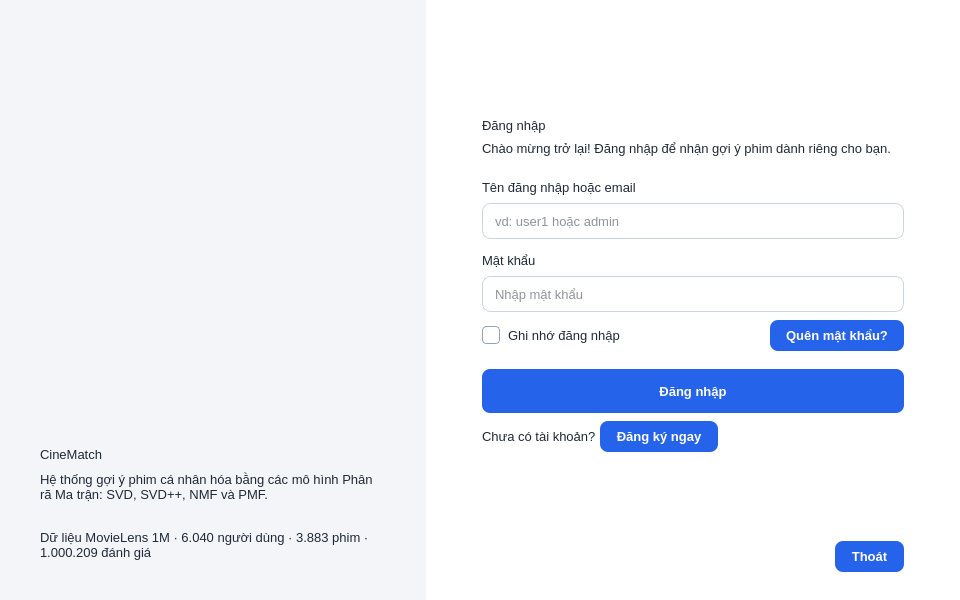
<?xml version="1.0" encoding="UTF-8"?>
<ui version="4.0">
 <class>MainWindow</class>
 <widget class="QMainWindow" name="MainWindow">
  <property name="geometry">
   <rect>
    <x>0</x>
    <y>0</y>
    <width>960</width>
    <height>600</height>
   </rect>
  </property>
  <property name="minimumSize">
   <size>
    <width>900</width>
    <height>560</height>
   </size>
  </property>
  <property name="windowTitle">
   <string>CineMatch - Đăng nhập</string>
  </property>
  <property name="windowIcon">
   <iconset>
    <normaloff>../images/ic_logo.png</normaloff>
    ../images/ic_logo.png
   </iconset>
  </property>
  <property name="styleSheet">
   <string notr="true">QMainWindow { background-color: #F3F5F9; }
QWidget { font-family: "Segoe UI"; font-size: 10pt; color: #1F2937; }
QWidget#centralwidget { background-color: #F3F5F9; }
QLabel { background: transparent; }
QLabel[role="title"] { font-size: 20pt; font-weight: 700; color: #111827; }
QLabel[role="subtitle"] { font-size: 10pt; color: #6B7280; }
QLabel[role="field"] { font-weight: 600; color: #374151; }
QLabel[role="section"] { font-size: 13pt; font-weight: 700; color: #1F2A44; }
QLabel[role="step"] { font-size: 11pt; font-weight: 700; color: #2563EB; }
QLabel[role="muted"] { color: #6B7280; }
QLabel[role="pageTitle"] { font-size: 15pt; font-weight: 700; color: #111827; }
QLabel[role="info"] { background-color: #FFFBEB; border: 1px solid #FDE68A; border-radius: 10px; padding: 10px 14px; color: #92400E; }
QLineEdit, QComboBox, QSpinBox { background-color: #FFFFFF; border: 1px solid #CBD5E1; border-radius: 8px; padding: 7px 10px; min-height: 20px; }
QLineEdit:focus, QComboBox:focus, QSpinBox:focus { border: 1px solid #2563EB; }
QLineEdit:disabled, QComboBox:disabled { background-color: #F1F5F9; color: #94A3B8; }
QLineEdit[readOnly="true"] { background-color: #F8FAFC; color: #64748B; }
QComboBox::drop-down { border: none; width: 26px; }
QComboBox QAbstractItemView { background-color: #FFFFFF; border: 1px solid #CBD5E1; selection-background-color: #DBEAFE; selection-color: #111827; outline: 0; }
QPushButton { background-color: #2563EB; color: #FFFFFF; border: none; border-radius: 8px; padding: 8px 16px; font-weight: 600; }
QPushButton:hover { background-color: #1D4ED8; }
QPushButton:pressed { background-color: #1E40AF; }
QPushButton:disabled { background-color: #BFDBFE; color: #EFF6FF; }
QPushButton[secondary="true"] { background-color: #FFFFFF; color: #2563EB; border: 1px solid #93C5FD; }
QPushButton[secondary="true"]:hover { background-color: #EFF6FF; border: 1px solid #2563EB; }
QPushButton[secondary="true"]:disabled { color: #94A3B8; border: 1px solid #E2E8F0; background-color: #F8FAFC; }
QPushButton[danger="true"] { background-color: #DC2626; }
QPushButton[danger="true"]:hover { background-color: #B91C1C; }
QPushButton[success="true"] { background-color: #16A34A; }
QPushButton[success="true"]:hover { background-color: #15803D; }
QPushButton[dangerOutline="true"] { background-color: #FFFFFF; color: #DC2626; border: 1px solid #FCA5A5; }
QPushButton[dangerOutline="true"]:hover { background-color: #FEF2F2; border: 1px solid #DC2626; }
QPushButton[link="true"] { background-color: transparent; color: #2563EB; padding: 2px 4px; border: none; font-weight: 600; }
QPushButton[link="true"]:hover { color: #1E40AF; text-decoration: underline; }
QCheckBox, QRadioButton { spacing: 8px; background: transparent; }
QCheckBox::indicator, QRadioButton::indicator { width: 16px; height: 16px; }
QCheckBox::indicator { border: 1px solid #94A3B8; border-radius: 4px; background-color: #FFFFFF; }
QCheckBox::indicator:checked { border: 1px solid #2563EB; background-color: #2563EB; image: url(../images/ic_tick.png); }
QRadioButton::indicator { border: 1px solid #94A3B8; border-radius: 8px; background-color: #FFFFFF; }
QRadioButton::indicator:checked { border: 1px solid #2563EB; background-color: qradialgradient(cx:0.5, cy:0.5, radius:0.5, fx:0.5, fy:0.5, stop:0 #2563EB, stop:0.55 #2563EB, stop:0.65 #FFFFFF, stop:1 #FFFFFF); }
QSpinBox { padding-right: 24px; }
QSpinBox::up-button, QSpinBox::down-button { subcontrol-origin: border; width: 22px; border: none; background: transparent; }
QSpinBox::up-button { subcontrol-position: top right; }
QSpinBox::down-button { subcontrol-position: bottom right; }
QSpinBox::up-arrow { image: url(../images/ic_up.png); width: 14px; height: 14px; }
QSpinBox::down-arrow { image: url(../images/ic_down.png); width: 14px; height: 14px; }
QFrame[card="true"] { background-color: #FFFFFF; border: 1px solid #E5E7EB; border-radius: 12px; }
QGroupBox { background-color: #FFFFFF; border: 1px solid #E5E7EB; border-radius: 12px; margin-top: 24px; padding: 16px 12px 12px 12px; font-size: 11pt; font-weight: 700; color: #1F2A44; }
QGroupBox::title { subcontrol-origin: margin; subcontrol-position: top left; left: 12px; padding: 0px 6px; }
QTableWidget { background-color: #FFFFFF; border: 1px solid #E5E7EB; border-radius: 10px; gridline-color: #F1F5F9; alternate-background-color: #F8FAFC; selection-background-color: #DBEAFE; selection-color: #111827; }
QHeaderView::section { background-color: #EEF2FF; color: #1F2A44; font-weight: 700; padding: 7px 6px; border: none; border-right: 1px solid #E0E7FF; border-bottom: 1px solid #E0E7FF; }
QTabWidget::pane { border: none; background: transparent; }
QTabBar::tab { background: transparent; color: #64748B; padding: 10px 22px; font-weight: 700; border: none; border-bottom: 3px solid transparent; margin-right: 6px; }
QTabBar::tab:selected { color: #2563EB; border-bottom: 3px solid #2563EB; }
QTabBar::tab:hover { color: #1D4ED8; }
QScrollArea { border: none; background: transparent; }
QWidget#scrollAreaHomeContents { background: transparent; }
QStatusBar { background-color: #FFFFFF; color: #64748B; border-top: 1px solid #E5E7EB; }
QListWidget { background-color: #FFFFFF; border: 1px solid #E5E7EB; border-radius: 10px; padding: 6px; outline: 0; }
QListWidget::item { padding: 8px 8px; border-radius: 6px; }
QListWidget::item:selected { background-color: #DBEAFE; color: #1E3A8A; }
QListWidget::item:hover { background-color: #F1F5F9; }
QFrame#frameHeader { background-color: #FFFFFF; border-bottom: 1px solid #E5E7EB; }
QFrame#frameSidebar { background-color: #1F2A44; }
QFrame#frameForm { background-color: #FFFFFF; }
QFrame#frameBanner { border-image: url(../images/ic_banner.png) 0 0 0 0 stretch stretch; }
QLabel[banner="title"] { color: #FFFFFF; font-size: 28pt; font-weight: 800; }
QLabel[banner="text"] { color: #E2E8F0; font-size: 11pt; }
QLabel[banner="foot"] { color: #94A3B8; font-size: 9pt; }
QLabel#labelSidebarTitle { color: #FFFFFF; font-size: 14pt; font-weight: 800; }
QLabel#labelSidebarSub { color: #94A3B8; font-size: 9pt; }
QPushButton[nav="true"] { background-color: transparent; color: #CBD5E1; text-align: left; padding: 11px 14px; border-radius: 8px; font-weight: 600; }
QPushButton[nav="true"]:hover { background-color: #2C3A5C; color: #FFFFFF; }
QPushButton[active="true"] { background-color: #2563EB; color: #FFFFFF; }
QLabel[kpi="value"] { font-size: 19pt; font-weight: 800; color: #111827; }
QLabel[kpi="caption"] { font-size: 9pt; font-weight: 600; color: #6B7280; }
QFrame#framePredict { background-color: #FFFBEB; border: 1px solid #FDE68A; border-radius: 12px; }
QLabel#labelPredictValue { font-size: 26pt; font-weight: 800; color: #B45309; }
QLabel#labelPredictCaption { font-weight: 700; color: #92400E; }</string>
  </property>
  <widget class="QWidget" name="centralwidget">
   <layout class="QHBoxLayout" name="horizontalLayout">
    <property name="leftMargin">
     <number>0</number>
    </property>
    <property name="topMargin">
     <number>0</number>
    </property>
    <property name="rightMargin">
     <number>0</number>
    </property>
    <property name="bottomMargin">
     <number>0</number>
    </property>
    <item>
     <widget class="QFrame" name="frameBanner">
      <property name="minimumSize">
       <size>
        <width>420</width>
        <height>0</height>
       </size>
      </property>
      <property name="maximumSize">
       <size>
        <width>440</width>
        <height>16777215</height>
       </size>
      </property>
      <layout class="QVBoxLayout" name="verticalLayoutBanner">
       <property name="spacing">
        <number>10</number>
       </property>
       <property name="leftMargin">
        <number>40</number>
       </property>
       <property name="topMargin">
        <number>40</number>
       </property>
       <property name="rightMargin">
        <number>40</number>
       </property>
       <property name="bottomMargin">
        <number>40</number>
       </property>
       <item>
        <widget class="QLabel" name="labelLogo">
         <property name="minimumSize">
          <size>
           <width>72</width>
           <height>72</height>
          </size>
         </property>
         <property name="maximumSize">
          <size>
           <width>72</width>
           <height>72</height>
          </size>
         </property>
         <property name="text">
          <string/>
         </property>
         <property name="pixmap">
          <pixmap>../images/ic_logo.png</pixmap>
         </property>
         <property name="scaledContents">
          <bool>true</bool>
         </property>
        </widget>
       </item>
       <item>
        <spacer name="verticalSpacer">
         <property name="orientation">
          <enum>Qt::Vertical</enum>
         </property>
         <property name="sizeHint" stdset="0">
          <size>
           <width>20</width>
           <height>20</height>
          </size>
         </property>
        </spacer>
       </item>
       <item>
        <widget class="QLabel" name="labelBannerTitle">
         <property name="text">
          <string>CineMatch</string>
         </property>
         <property name="banner" stdset="0">
          <string notr="true">title</string>
         </property>
        </widget>
       </item>
       <item>
        <widget class="QLabel" name="labelBannerText">
         <property name="text">
          <string>Hệ thống gợi ý phim cá nhân hóa bằng các mô hình Phân rã Ma trận: SVD, SVD++, NMF và PMF.</string>
         </property>
         <property name="wordWrap">
          <bool>true</bool>
         </property>
         <property name="banner" stdset="0">
          <string notr="true">text</string>
         </property>
        </widget>
       </item>
       <item>
        <spacer name="verticalSpacer_2">
         <property name="orientation">
          <enum>Qt::Vertical</enum>
         </property>
         <property name="sizeType">
          <enum>QSizePolicy::Fixed</enum>
         </property>
         <property name="sizeHint" stdset="0">
          <size>
           <width>20</width>
           <height>18</height>
          </size>
         </property>
        </spacer>
       </item>
       <item>
        <widget class="QLabel" name="labelBannerFoot">
         <property name="text">
          <string>Dữ liệu MovieLens 1M · 6.040 người dùng · 3.883 phim · 1.000.209 đánh giá</string>
         </property>
         <property name="wordWrap">
          <bool>true</bool>
         </property>
         <property name="banner" stdset="0">
          <string notr="true">foot</string>
         </property>
        </widget>
       </item>
      </layout>
     </widget>
    </item>
    <item>
     <widget class="QFrame" name="frameForm">
      <layout class="QVBoxLayout" name="verticalLayoutForm">
       <property name="spacing">
        <number>8</number>
       </property>
       <property name="leftMargin">
        <number>56</number>
       </property>
       <property name="topMargin">
        <number>36</number>
       </property>
       <property name="rightMargin">
        <number>56</number>
       </property>
       <property name="bottomMargin">
        <number>28</number>
       </property>
       <item>
        <spacer name="verticalSpacer_3">
         <property name="orientation">
          <enum>Qt::Vertical</enum>
         </property>
         <property name="sizeHint" stdset="0">
          <size>
           <width>20</width>
           <height>20</height>
          </size>
         </property>
        </spacer>
       </item>
       <item>
        <widget class="QLabel" name="labelTitle">
         <property name="text">
          <string>Đăng nhập</string>
         </property>
         <property name="role" stdset="0">
          <string notr="true">title</string>
         </property>
        </widget>
       </item>
       <item>
        <widget class="QLabel" name="labelSubtitle">
         <property name="text">
          <string>Chào mừng trở lại! Đăng nhập để nhận gợi ý phim dành riêng cho bạn.</string>
         </property>
         <property name="role" stdset="0">
          <string notr="true">subtitle</string>
         </property>
         <property name="wordWrap">
          <bool>true</bool>
         </property>
        </widget>
       </item>
       <item>
        <spacer name="verticalSpacer_4">
         <property name="orientation">
          <enum>Qt::Vertical</enum>
         </property>
         <property name="sizeType">
          <enum>QSizePolicy::Fixed</enum>
         </property>
         <property name="sizeHint" stdset="0">
          <size>
           <width>20</width>
           <height>16</height>
          </size>
         </property>
        </spacer>
       </item>
       <item>
        <widget class="QLabel" name="label_3">
         <property name="text">
          <string>Tên đăng nhập hoặc email</string>
         </property>
         <property name="role" stdset="0">
          <string notr="true">field</string>
         </property>
        </widget>
       </item>
       <item>
        <widget class="QLineEdit" name="lineEditUserName">
         <property name="placeholderText">
          <string>vd: user1 hoặc admin</string>
         </property>
        </widget>
       </item>
       <item>
        <spacer name="verticalSpacer_5">
         <property name="orientation">
          <enum>Qt::Vertical</enum>
         </property>
         <property name="sizeType">
          <enum>QSizePolicy::Fixed</enum>
         </property>
         <property name="sizeHint" stdset="0">
          <size>
           <width>20</width>
           <height>6</height>
          </size>
         </property>
        </spacer>
       </item>
       <item>
        <widget class="QLabel" name="label_4">
         <property name="text">
          <string>Mật khẩu</string>
         </property>
         <property name="role" stdset="0">
          <string notr="true">field</string>
         </property>
        </widget>
       </item>
       <item>
        <widget class="QLineEdit" name="lineEditPassword">
         <property name="placeholderText">
          <string>Nhập mật khẩu</string>
         </property>
         <property name="echoMode">
          <enum>QLineEdit::Password</enum>
         </property>
        </widget>
       </item>
       <item>
        <layout class="QHBoxLayout" name="horizontalLayoutOption">
         <property name="leftMargin">
          <number>0</number>
         </property>
         <property name="topMargin">
          <number>0</number>
         </property>
         <property name="rightMargin">
          <number>0</number>
         </property>
         <property name="bottomMargin">
          <number>0</number>
         </property>
         <item>
          <widget class="QCheckBox" name="checkBoxSave">
           <property name="text">
            <string>Ghi nhớ đăng nhập</string>
           </property>
           <property name="cursor">
            <cursorShape>PointingHandCursor</cursorShape>
           </property>
          </widget>
         </item>
         <item>
          <spacer name="horizontalSpacer">
           <property name="orientation">
            <enum>Qt::Horizontal</enum>
           </property>
           <property name="sizeHint" stdset="0">
            <size>
             <width>20</width>
             <height>20</height>
            </size>
           </property>
          </spacer>
         </item>
         <item>
          <widget class="QPushButton" name="pushButtonForgotPassword">
           <property name="text">
            <string>Quên mật khẩu?</string>
           </property>
           <property name="cursor">
            <cursorShape>PointingHandCursor</cursorShape>
           </property>
           <property name="link" stdset="0">
            <bool>true</bool>
           </property>
          </widget>
         </item>
        </layout>
       </item>
       <item>
        <spacer name="verticalSpacer_6">
         <property name="orientation">
          <enum>Qt::Vertical</enum>
         </property>
         <property name="sizeType">
          <enum>QSizePolicy::Fixed</enum>
         </property>
         <property name="sizeHint" stdset="0">
          <size>
           <width>20</width>
           <height>10</height>
          </size>
         </property>
        </spacer>
       </item>
       <item>
        <widget class="QPushButton" name="pushButtonLogin">
         <property name="text">
          <string>Đăng nhập</string>
         </property>
         <property name="cursor">
          <cursorShape>PointingHandCursor</cursorShape>
         </property>
         <property name="icon">
          <iconset>
           <normaloff>../images/ic_login.png</normaloff>
           ../images/ic_login.png
          </iconset>
         </property>
         <property name="iconSize">
          <size>
           <width>20</width>
           <height>20</height>
          </size>
         </property>
         <property name="minimumSize">
          <size>
           <width>0</width>
           <height>44</height>
          </size>
         </property>
        </widget>
       </item>
       <item>
        <layout class="QHBoxLayout" name="horizontalLayoutRegister">
         <property name="spacing">
          <number>4</number>
         </property>
         <property name="leftMargin">
          <number>0</number>
         </property>
         <property name="topMargin">
          <number>0</number>
         </property>
         <property name="rightMargin">
          <number>0</number>
         </property>
         <property name="bottomMargin">
          <number>0</number>
         </property>
         <item>
          <widget class="QLabel" name="labelNoAccount">
           <property name="text">
            <string>Chưa có tài khoản?</string>
           </property>
           <property name="role" stdset="0">
            <string notr="true">muted</string>
           </property>
          </widget>
         </item>
         <item>
          <widget class="QPushButton" name="pushButtonRegister">
           <property name="text">
            <string>Đăng ký ngay</string>
           </property>
           <property name="cursor">
            <cursorShape>PointingHandCursor</cursorShape>
           </property>
           <property name="link" stdset="0">
            <bool>true</bool>
           </property>
          </widget>
         </item>
         <item>
          <spacer name="horizontalSpacer_2">
           <property name="orientation">
            <enum>Qt::Horizontal</enum>
           </property>
           <property name="sizeHint" stdset="0">
            <size>
             <width>20</width>
             <height>20</height>
            </size>
           </property>
          </spacer>
         </item>
        </layout>
       </item>
       <item>
        <spacer name="verticalSpacer_7">
         <property name="orientation">
          <enum>Qt::Vertical</enum>
         </property>
         <property name="sizeHint" stdset="0">
          <size>
           <width>20</width>
           <height>20</height>
          </size>
         </property>
        </spacer>
       </item>
       <item>
        <layout class="QHBoxLayout" name="horizontalLayoutExit">
         <property name="leftMargin">
          <number>0</number>
         </property>
         <property name="topMargin">
          <number>0</number>
         </property>
         <property name="rightMargin">
          <number>0</number>
         </property>
         <property name="bottomMargin">
          <number>0</number>
         </property>
         <item>
          <spacer name="horizontalSpacer_3">
           <property name="orientation">
            <enum>Qt::Horizontal</enum>
           </property>
           <property name="sizeHint" stdset="0">
            <size>
             <width>20</width>
             <height>20</height>
            </size>
           </property>
          </spacer>
         </item>
         <item>
          <widget class="QPushButton" name="pushButtonExit">
           <property name="text">
            <string>Thoát</string>
           </property>
           <property name="cursor">
            <cursorShape>PointingHandCursor</cursorShape>
           </property>
           <property name="icon">
            <iconset>
             <normaloff>../images/ic_close.png</normaloff>
             ../images/ic_close.png
            </iconset>
           </property>
           <property name="iconSize">
            <size>
             <width>16</width>
             <height>16</height>
            </size>
           </property>
           <property name="secondary" stdset="0">
            <bool>true</bool>
           </property>
          </widget>
         </item>
        </layout>
       </item>
      </layout>
     </widget>
    </item>
   </layout>
  </widget>
 </widget>
 <resources/>
 <connections/>
</ui>
